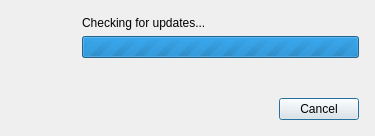
<?xml version="1.0" encoding="UTF-8"?>
<ui version="4.0">
 <class>UpdateCheckDialog</class>
 <widget class="QDialog" name="UpdateCheckDialog">
  <property name="geometry">
   <rect>
    <x>0</x>
    <y>0</y>
    <width>375</width>
    <height>136</height>
   </rect>
  </property>
  <property name="sizePolicy">
   <sizepolicy hsizetype="Fixed" vsizetype="Fixed">
    <horstretch>0</horstretch>
    <verstretch>0</verstretch>
   </sizepolicy>
  </property>
  <property name="font">
   <font>
    <weight>50</weight>
    <bold>false</bold>
   </font>
  </property>
  <property name="windowTitle">
   <string>Checking for updates</string>
  </property>
  <property name="sizeGripEnabled">
   <bool>false</bool>
  </property>
  <layout class="QVBoxLayout" name="verticalLayout">
   <property name="leftMargin">
    <number>16</number>
   </property>
   <property name="topMargin">
    <number>16</number>
   </property>
   <property name="rightMargin">
    <number>16</number>
   </property>
   <property name="bottomMargin">
    <number>16</number>
   </property>
   <item>
    <layout class="QHBoxLayout" name="horizontalLayout">
     <item>
      <widget class="QLabel" name="iconLabel">
       <property name="sizePolicy">
        <sizepolicy hsizetype="Fixed" vsizetype="Fixed">
         <horstretch>0</horstretch>
         <verstretch>0</verstretch>
        </sizepolicy>
       </property>
       <property name="minimumSize">
        <size>
         <width>60</width>
         <height>60</height>
        </size>
       </property>
       <property name="text">
        <string/>
       </property>
       <property name="alignment">
        <set>Qt::AlignHCenter|Qt::AlignTop</set>
       </property>
      </widget>
     </item>
     <item>
      <layout class="QVBoxLayout" name="verticalLayout_2">
       <item>
        <widget class="QLabel" name="statusLabel">
         <property name="font">
          <font>
           <weight>50</weight>
           <bold>false</bold>
          </font>
         </property>
         <property name="text">
          <string>Checking for updates...</string>
         </property>
         <property name="textFormat">
          <enum>Qt::RichText</enum>
         </property>
         <property name="openExternalLinks">
          <bool>true</bool>
         </property>
        </widget>
       </item>
       <item>
        <widget class="QProgressBar" name="progressBar">
         <property name="sizePolicy">
          <sizepolicy hsizetype="Expanding" vsizetype="Fixed">
           <horstretch>0</horstretch>
           <verstretch>0</verstretch>
          </sizepolicy>
         </property>
         <property name="minimum">
          <number>0</number>
         </property>
         <property name="maximum">
          <number>0</number>
         </property>
         <property name="value">
          <number>0</number>
         </property>
        </widget>
       </item>
       <item>
        <spacer name="verticalSpacer">
         <property name="orientation">
          <enum>Qt::Vertical</enum>
         </property>
         <property name="sizeType">
          <enum>QSizePolicy::MinimumExpanding</enum>
         </property>
         <property name="sizeHint" stdset="0">
          <size>
           <width>20</width>
           <height>10</height>
          </size>
         </property>
        </spacer>
       </item>
      </layout>
     </item>
    </layout>
   </item>
   <item>
    <widget class="QDialogButtonBox" name="buttonBox">
     <property name="orientation">
      <enum>Qt::Horizontal</enum>
     </property>
     <property name="standardButtons">
      <set>QDialogButtonBox::Cancel</set>
     </property>
    </widget>
   </item>
  </layout>
 </widget>
 <resources/>
 <connections>
  <connection>
   <sender>buttonBox</sender>
   <signal>accepted()</signal>
   <receiver>UpdateCheckDialog</receiver>
   <slot>accept()</slot>
   <hints>
    <hint type="sourcelabel">
     <x>248</x>
     <y>254</y>
    </hint>
    <hint type="destinationlabel">
     <x>157</x>
     <y>274</y>
    </hint>
   </hints>
  </connection>
  <connection>
   <sender>buttonBox</sender>
   <signal>rejected()</signal>
   <receiver>UpdateCheckDialog</receiver>
   <slot>reject()</slot>
   <hints>
    <hint type="sourcelabel">
     <x>316</x>
     <y>260</y>
    </hint>
    <hint type="destinationlabel">
     <x>286</x>
     <y>274</y>
    </hint>
   </hints>
  </connection>
 </connections>
</ui>
